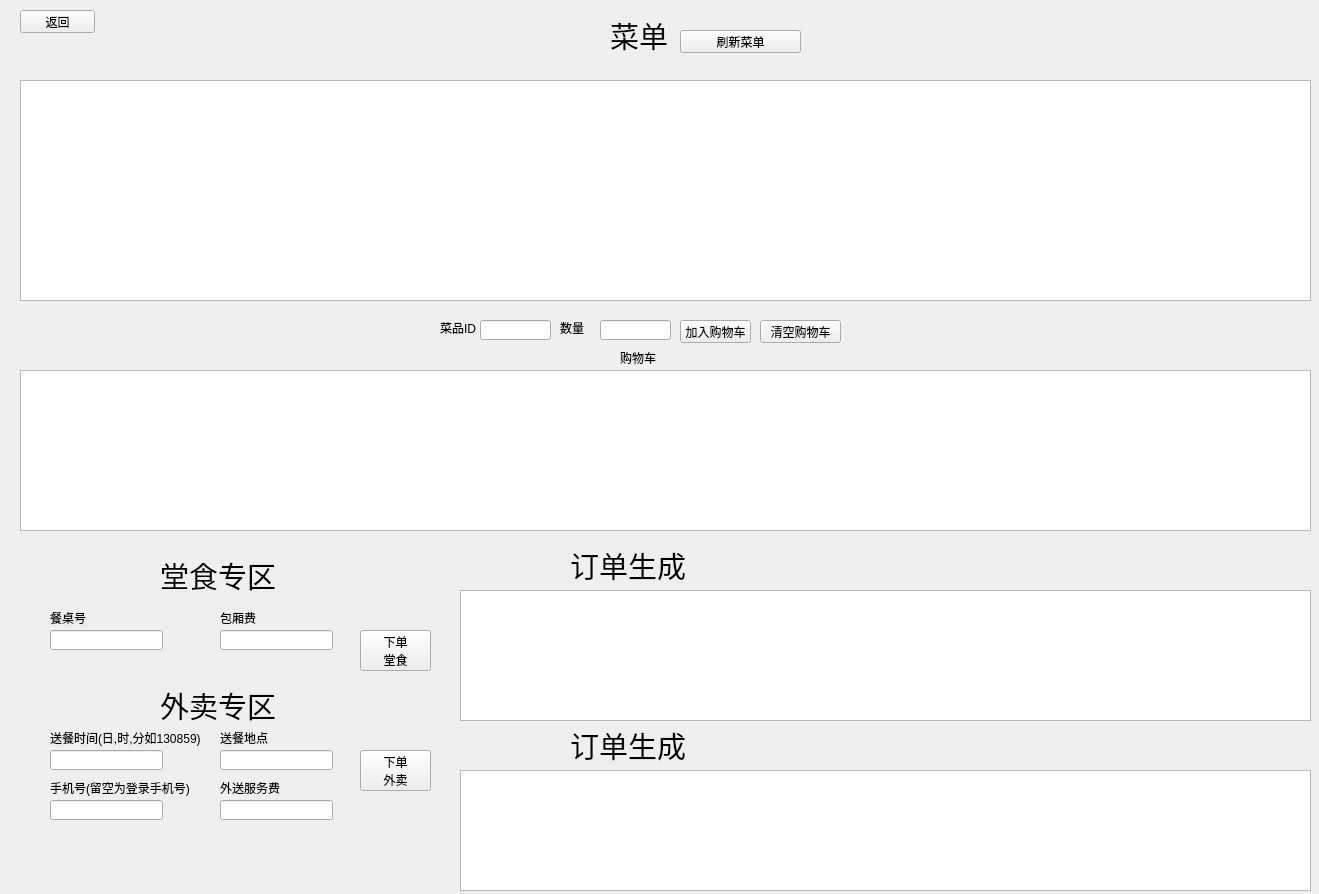
<?xml version="1.0" encoding="UTF-8"?>
<ui version="4.0">
 <class>CustomerWidget</class>
 <widget class="QWidget" name="CustomerWidget">
  <property name="geometry">
   <rect>
    <x>0</x>
    <y>0</y>
    <width>1319</width>
    <height>894</height>
   </rect>
  </property>
  <property name="windowTitle">
   <string>CustomerWidget</string>
  </property>
  <widget class="QTextBrowser" name="menu">
   <property name="geometry">
    <rect>
     <x>20</x>
     <y>80</y>
     <width>1291</width>
     <height>221</height>
    </rect>
   </property>
  </widget>
  <widget class="QLabel" name="label">
   <property name="geometry">
    <rect>
     <x>610</x>
     <y>10</y>
     <width>61</width>
     <height>51</height>
    </rect>
   </property>
   <property name="font">
    <font>
     <family>微软雅黑</family>
     <pointsize>22</pointsize>
    </font>
   </property>
   <property name="text">
    <string>菜单</string>
   </property>
  </widget>
  <widget class="QLineEdit" name="skuid">
   <property name="geometry">
    <rect>
     <x>480</x>
     <y>320</y>
     <width>71</width>
     <height>20</height>
    </rect>
   </property>
  </widget>
  <widget class="QPushButton" name="addtocart">
   <property name="geometry">
    <rect>
     <x>680</x>
     <y>320</y>
     <width>71</width>
     <height>23</height>
    </rect>
   </property>
   <property name="text">
    <string>加入购物车</string>
   </property>
  </widget>
  <widget class="QLabel" name="label_2">
   <property name="geometry">
    <rect>
     <x>440</x>
     <y>320</y>
     <width>51</width>
     <height>16</height>
    </rect>
   </property>
   <property name="text">
    <string>菜品ID</string>
   </property>
  </widget>
  <widget class="QLineEdit" name="amount">
   <property name="geometry">
    <rect>
     <x>600</x>
     <y>320</y>
     <width>71</width>
     <height>20</height>
    </rect>
   </property>
  </widget>
  <widget class="QLabel" name="label_3">
   <property name="geometry">
    <rect>
     <x>560</x>
     <y>320</y>
     <width>51</width>
     <height>16</height>
    </rect>
   </property>
   <property name="text">
    <string>数量</string>
   </property>
  </widget>
  <widget class="QTextBrowser" name="cart">
   <property name="geometry">
    <rect>
     <x>20</x>
     <y>370</y>
     <width>1291</width>
     <height>161</height>
    </rect>
   </property>
  </widget>
  <widget class="QLabel" name="label_4">
   <property name="geometry">
    <rect>
     <x>620</x>
     <y>350</y>
     <width>51</width>
     <height>16</height>
    </rect>
   </property>
   <property name="text">
    <string>购物车</string>
   </property>
  </widget>
  <widget class="QLabel" name="label_5">
   <property name="geometry">
    <rect>
     <x>160</x>
     <y>550</y>
     <width>131</width>
     <height>51</height>
    </rect>
   </property>
   <property name="font">
    <font>
     <family>微软雅黑</family>
     <pointsize>22</pointsize>
    </font>
   </property>
   <property name="text">
    <string>堂食专区</string>
   </property>
  </widget>
  <widget class="QLabel" name="label_6">
   <property name="geometry">
    <rect>
     <x>160</x>
     <y>680</y>
     <width>131</width>
     <height>51</height>
    </rect>
   </property>
   <property name="font">
    <font>
     <family>微软雅黑</family>
     <pointsize>22</pointsize>
    </font>
   </property>
   <property name="text">
    <string>外卖专区</string>
   </property>
  </widget>
  <widget class="QLineEdit" name="diningtableid">
   <property name="geometry">
    <rect>
     <x>50</x>
     <y>630</y>
     <width>113</width>
     <height>20</height>
    </rect>
   </property>
  </widget>
  <widget class="QLineEdit" name="diningroomfee">
   <property name="geometry">
    <rect>
     <x>220</x>
     <y>630</y>
     <width>113</width>
     <height>20</height>
    </rect>
   </property>
  </widget>
  <widget class="QLabel" name="label_7">
   <property name="geometry">
    <rect>
     <x>50</x>
     <y>610</y>
     <width>51</width>
     <height>16</height>
    </rect>
   </property>
   <property name="text">
    <string>餐桌号</string>
   </property>
  </widget>
  <widget class="QLabel" name="label_8">
   <property name="geometry">
    <rect>
     <x>220</x>
     <y>610</y>
     <width>51</width>
     <height>16</height>
    </rect>
   </property>
   <property name="text">
    <string>包厢费</string>
   </property>
  </widget>
  <widget class="QPushButton" name="makedineorder">
   <property name="geometry">
    <rect>
     <x>360</x>
     <y>630</y>
     <width>71</width>
     <height>41</height>
    </rect>
   </property>
   <property name="text">
    <string>下单
堂食</string>
   </property>
  </widget>
  <widget class="QTextBrowser" name="dineorder">
   <property name="geometry">
    <rect>
     <x>460</x>
     <y>590</y>
     <width>851</width>
     <height>131</height>
    </rect>
   </property>
  </widget>
  <widget class="QLabel" name="label_9">
   <property name="geometry">
    <rect>
     <x>570</x>
     <y>540</y>
     <width>131</width>
     <height>51</height>
    </rect>
   </property>
   <property name="font">
    <font>
     <family>微软雅黑</family>
     <pointsize>22</pointsize>
    </font>
   </property>
   <property name="text">
    <string>订单生成</string>
   </property>
  </widget>
  <widget class="QLabel" name="label_10">
   <property name="geometry">
    <rect>
     <x>570</x>
     <y>720</y>
     <width>131</width>
     <height>51</height>
    </rect>
   </property>
   <property name="font">
    <font>
     <family>微软雅黑</family>
     <pointsize>22</pointsize>
    </font>
   </property>
   <property name="text">
    <string>订单生成</string>
   </property>
  </widget>
  <widget class="QTextBrowser" name="deliverorder">
   <property name="geometry">
    <rect>
     <x>460</x>
     <y>770</y>
     <width>851</width>
     <height>121</height>
    </rect>
   </property>
  </widget>
  <widget class="QLineEdit" name="delivertime">
   <property name="geometry">
    <rect>
     <x>50</x>
     <y>750</y>
     <width>113</width>
     <height>20</height>
    </rect>
   </property>
   <property name="text">
    <string/>
   </property>
  </widget>
  <widget class="QLineEdit" name="deliverlocation">
   <property name="geometry">
    <rect>
     <x>220</x>
     <y>750</y>
     <width>113</width>
     <height>20</height>
    </rect>
   </property>
   <property name="text">
    <string/>
   </property>
  </widget>
  <widget class="QLineEdit" name="phone">
   <property name="geometry">
    <rect>
     <x>50</x>
     <y>800</y>
     <width>113</width>
     <height>20</height>
    </rect>
   </property>
   <property name="text">
    <string/>
   </property>
  </widget>
  <widget class="QLineEdit" name="servicefee">
   <property name="geometry">
    <rect>
     <x>220</x>
     <y>800</y>
     <width>113</width>
     <height>20</height>
    </rect>
   </property>
   <property name="text">
    <string/>
   </property>
  </widget>
  <widget class="QLabel" name="label_13">
   <property name="geometry">
    <rect>
     <x>220</x>
     <y>730</y>
     <width>51</width>
     <height>16</height>
    </rect>
   </property>
   <property name="text">
    <string>送餐地点</string>
   </property>
  </widget>
  <widget class="QLabel" name="label_14">
   <property name="geometry">
    <rect>
     <x>50</x>
     <y>730</y>
     <width>161</width>
     <height>16</height>
    </rect>
   </property>
   <property name="text">
    <string>送餐时间(日,时,分如130859)</string>
   </property>
  </widget>
  <widget class="QLabel" name="label_11">
   <property name="geometry">
    <rect>
     <x>220</x>
     <y>780</y>
     <width>71</width>
     <height>16</height>
    </rect>
   </property>
   <property name="text">
    <string>外送服务费</string>
   </property>
  </widget>
  <widget class="QLabel" name="label_12">
   <property name="geometry">
    <rect>
     <x>50</x>
     <y>780</y>
     <width>151</width>
     <height>16</height>
    </rect>
   </property>
   <property name="text">
    <string>手机号(留空为登录手机号)</string>
   </property>
  </widget>
  <widget class="QPushButton" name="makedeliverorder">
   <property name="geometry">
    <rect>
     <x>360</x>
     <y>750</y>
     <width>71</width>
     <height>41</height>
    </rect>
   </property>
   <property name="text">
    <string>下单
外卖</string>
   </property>
  </widget>
  <widget class="QPushButton" name="refreshmenu">
   <property name="geometry">
    <rect>
     <x>680</x>
     <y>30</y>
     <width>121</width>
     <height>23</height>
    </rect>
   </property>
   <property name="text">
    <string>刷新菜单</string>
   </property>
  </widget>
  <widget class="QPushButton" name="clearcart">
   <property name="geometry">
    <rect>
     <x>760</x>
     <y>320</y>
     <width>81</width>
     <height>23</height>
    </rect>
   </property>
   <property name="text">
    <string>清空购物车</string>
   </property>
  </widget>
  <widget class="QLabel" name="skuwarn">
   <property name="geometry">
    <rect>
     <x>490</x>
     <y>350</y>
     <width>51</width>
     <height>16</height>
    </rect>
   </property>
   <property name="text">
    <string/>
   </property>
  </widget>
  <widget class="QLabel" name="dinewarn">
   <property name="geometry">
    <rect>
     <x>360</x>
     <y>680</y>
     <width>91</width>
     <height>16</height>
    </rect>
   </property>
   <property name="text">
    <string/>
   </property>
  </widget>
  <widget class="QLabel" name="deliverwarn">
   <property name="geometry">
    <rect>
     <x>360</x>
     <y>800</y>
     <width>91</width>
     <height>16</height>
    </rect>
   </property>
   <property name="text">
    <string/>
   </property>
  </widget>
  <widget class="QPushButton" name="back">
   <property name="geometry">
    <rect>
     <x>20</x>
     <y>10</y>
     <width>75</width>
     <height>23</height>
    </rect>
   </property>
   <property name="text">
    <string>返回</string>
   </property>
  </widget>
 </widget>
 <layoutdefault spacing="6" margin="11"/>
 <resources/>
 <connections/>
</ui>
